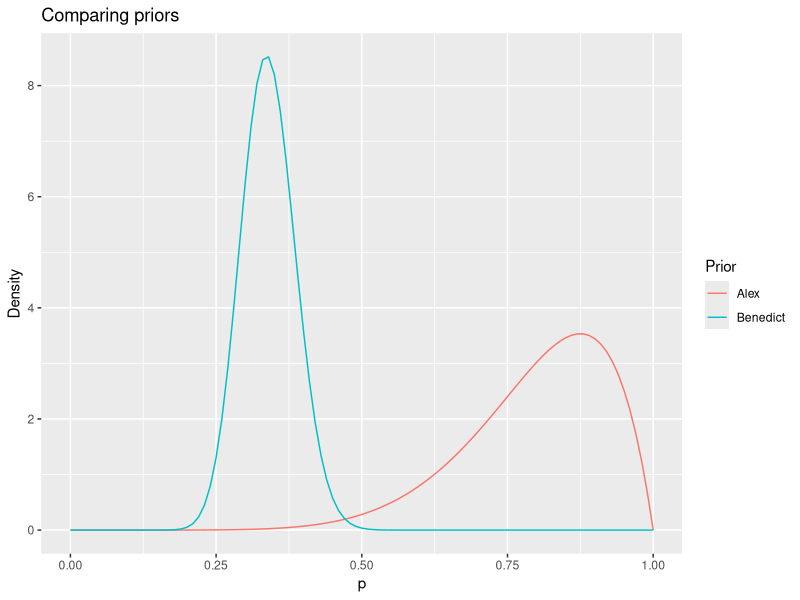
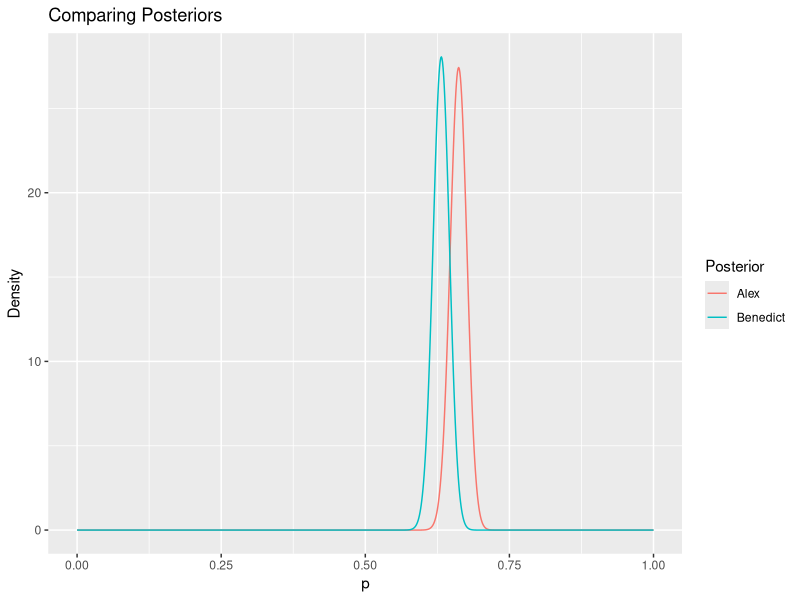
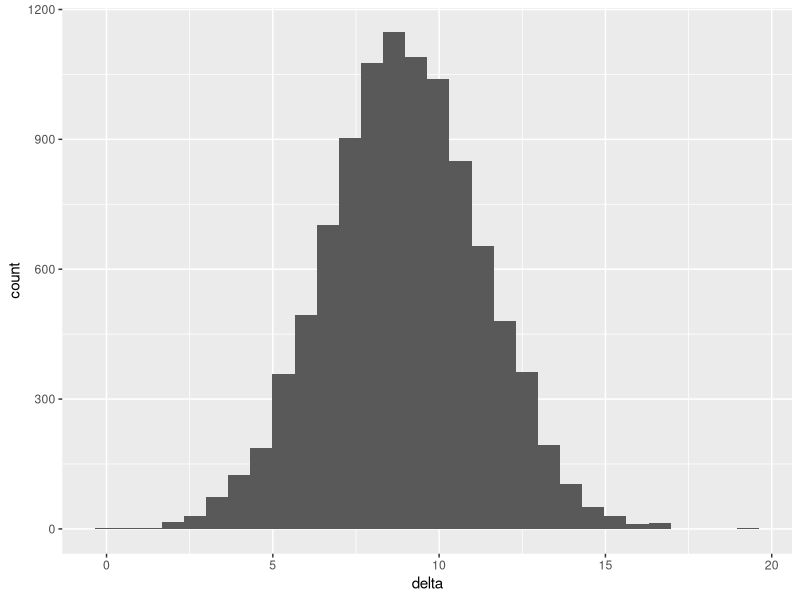

Recreate these plots in R, in order.
## ---- chunk 1
knitr::opts_chunk$set(echo = TRUE)
require(LearnBayes)
require(ggplot2)
require(reshape2)
## ---- chunk 2
quantile1=list(p=.2,x=0.3)
quantile2=list(p=.9,x=0.4)
parameters <- beta.select(quantile1,quantile2)
alpha <- parameters[1]
beta <- parameters[2]
parameters
## ---- chunk 3
p <- seq(from=0, to=1, by=0.01)
Alex <- sapply(p, dbeta, shape1 = 8, shape2 = 2)
Benedict <- sapply(p, dbeta, shape1 = alpha, shape2 = beta)
prior <- data.frame(p, Alex, Benedict)
priort <- melt(prior, id="p")
ggplot(data=priort, aes(x=p, y=value, color=variable))+
  geom_line()+
  labs(title="Comparing priors", x="p", y="Density", color="Prior")
## ---- chunk 4
p <- seq(from=0, to=1, by=0.001)
AlexPos <- sapply(p, dbeta, shape1 = 8+692, shape2 = 2+1048-692)
BenedictPos <- sapply(p, dbeta, shape1 = alpha+692, shape2 = beta + 1048-692)
posterior <- data.frame(p, AlexPos, BenedictPos)
posteriort <- melt(posterior, id="p")
ggplot(data=posteriort, aes(x=p, y=value, color=variable))+
  geom_line()+
  labs(title="Comparing Posteriors", x="p", y="Density")+
  scale_color_discrete(name="Posterior", labels=c("Alex", "Benedict"))
## ---- chunk 5
qbeta(c(0.025,0.975), shape1 = 8+692, shape2 = 2 + 1048 - 692)
## ---- chunk 6
qbeta(c(0.025,0.975), shape1 = alpha+692, shape2 = beta + 1048 - 692)
## ---- chunk 7
set.seed(123)
S <- 1000 
a <- rbeta(S, 8, 2)
b <- rbeta(S, alpha, beta)
alex <- sapply(a, rbinom, n=1, size = 1048)
benedict <- sapply(b, rbinom, n=1, size=1048)
## ---- chunk 8
c(sum(alex >= 692)/S, 1 - sum(alex >= 692)/S)
## ---- chunk 9
c(sum(benedict >= 692)/S, 1 - sum(benedict >= 692)/S)
## ---- chunk 10
apos <- rbeta(S, 8+692, 2+1048-692)
bpos <- rbeta(S, alpha+692, beta+1048-692)
odda <- apos/(1-apos)
oddb <- bpos/(1-bpos)
meana <- mean(odda)
meanb <- mean(oddb)
mediana <- median(odda)
medianb <- median(oddb)
qa <- quantile(odda, probs = c(0.025,0.975))
qb <- quantile(oddb, probs = c(0.025,0.975))
dats <- matrix(data = NA, nrow = 2, ncol = 4, byrow = TRUE, dimnames = list(c("Alex","Benedict"),c("Mean","Median", "2.5%", "97.5%")))
dats[1,] <- c(meana, mediana, qa[1],qa[2])
dats[2,] <- c(meanb, medianb, qb[1],qb[2])
dats
## ---- chunk 11
S <- c(10,100,500,1000,5000)
left <- numeric(length = length(S))
right <- numeric(length = length(S))
for(i in 1:length(S)){
  left[i] <- quantile(rbeta(S[i],15.06, 10.56), probs = c(0.05, 0.95))[1]
  right[i] <- quantile(rbeta(S[i],15.06, 10.56), probs = c(0.05, 0.95))[2]
}
data <- data.frame(S,left,right)
names(data) <- c("S","5%", "95%")
data
## ---- chunk 12
S <- 10000
n <- 6 
phi <- 1/16
phi_A <- (1/(20)^2)
mu_A0 <- 0
ybar_A <- 15.2
phi_B <- (1/(20)^2)
mu_B0 <- 0
ybar_B <- 6.2 
delta <- rnorm(S, mean = ((phi_A*mu_A0 + n*phi*ybar_A)/(phi_A + n*phi)), sd = sqrt(1/(phi_A + n*phi))) - rnorm(S, mean = ((phi_B*mu_B0 + n*phi*ybar_B)/(phi_B + n*phi)), sd = sqrt(1/(phi_B + n*phi))) 
## ---- chunk 13
ggplot(as.data.frame(delta), aes(x=delta)) + 
  geom_histogram()
## ---- chunk 14
sum(delta > 0)/S
## ---- chunk 15
A_means <- numeric(length = S)
B_means <- numeric(length = S)

for(i in 1:S){
  mu_A <- rnorm(1, mean = ((phi_A*mu_A0 + n*phi*ybar_A)/(phi_A + n*phi)), sd = sqrt(1/(phi_A + n*phi)))
  mu_B <- rnorm(1, mean = ((phi_B*mu_B0 + n*phi*ybar_B)/(phi_B + n*phi)), sd = sqrt(1/(phi_B + n*phi)))
  A_means[i] <- sum(rnorm(6, mean = mu_A, sd = 4))/6
  B_means[i] <- sum(rnorm(6, mean = mu_B, sd = 4))/6
}
## ---- chunk 16
differences <- A_means - B_means 
mean(differences > 0)
